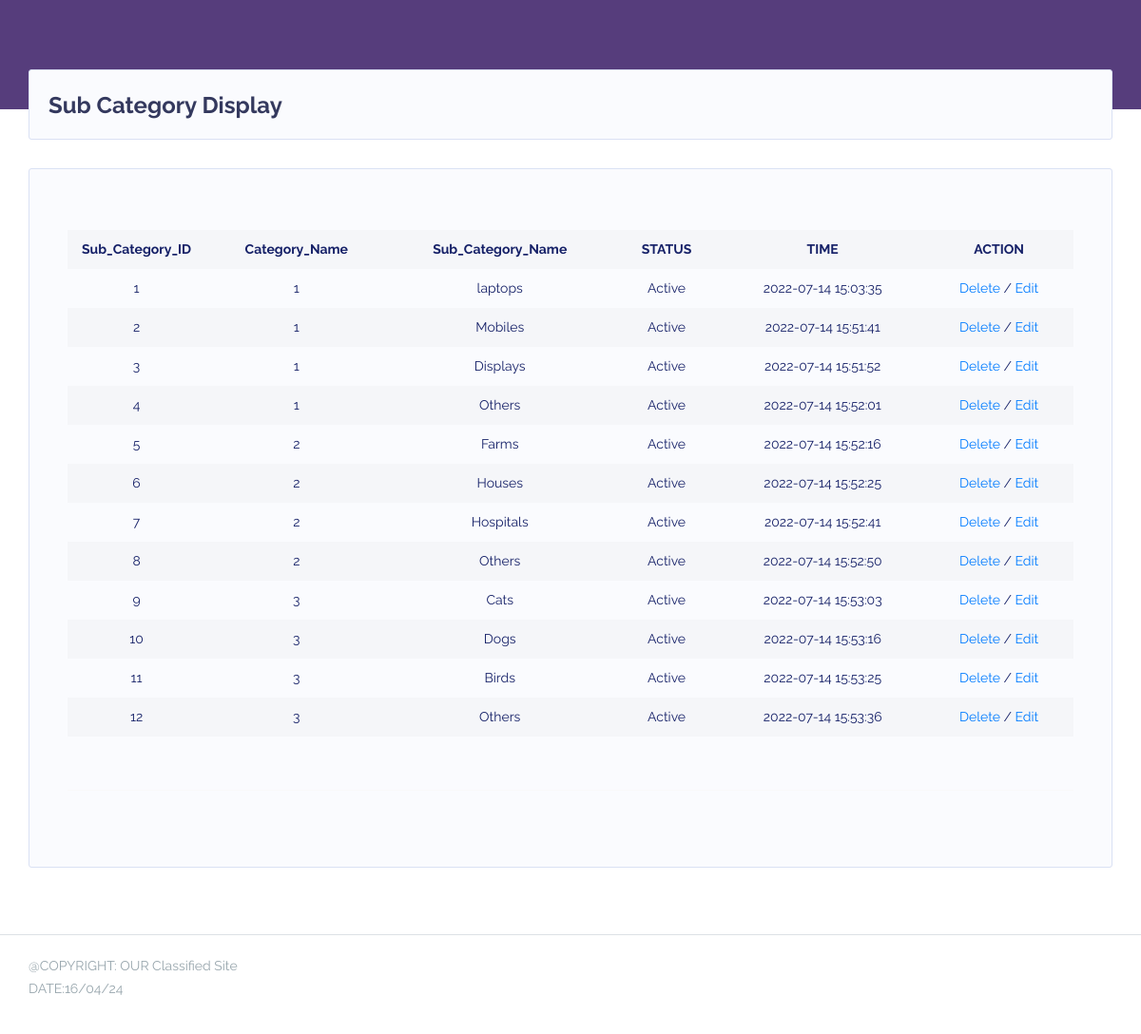
Page /admin/sub-cat-display-new.php (signed in) on the committed database.
### tables this page shows
CREATE TABLE `subcategory` (
  `sub_cat_id` int(10) NOT NULL,
  `cat_id` int(10) NOT NULL,
  `sub_cat_name` varchar(100) NOT NULL,
  `sub_status` varchar(100) NOT NULL,
  `time` timestamp NOT NULL DEFAULT CURRENT_TIMESTAMP
);

### admin/sub-cat-display-new.php (the view, shortened to what this page needs)
<?php
include "connection.php";
include "header-new.php";
?>
<!DOCTYPE html PUBLIC "-//W3C//DTD XHTML 1.0 Transitional//EN" "http://www.w3.org/TR/xhtml1/DTD/xhtml1-transitional.dtd">
<html xmlns="http://www.w3.org/1999/xhtml">
<head>
</head>
<body>
    <div class="main-content">
        <section class="section">
            <div class="section-header">
                <h1>Sub Category Display</h1>
            </div>
            <div class="section-body">
                <div class="invoice">
                    <div class="invoice-print">
                        <div class="row">
                            <div class="col-lg-12">
                        <div class="row mt-4">
                            <div class="col-md-12">
                                <div class="table-responsive">
                                   <table class="table table-striped table-hover table-md">
     										<tr>
                                            <th data-width="40">Sub_Category_ID</th>
                                            <th class="text-center">Category_Name</th>
											<th class="text-center">Sub_Category_Name</th>
											<th class="text-center">STATUS</th>
											<th class="text-center">TIME</th>
											<th class="text-center">ACTION</th>
                                        </tr>
										<?php
										$sql = "SELECT * FROM subcategory";
										$result = mysqli_query($conn,$sql);
										if(mysqli_num_rows($result)>0){
										while($row=mysqli_fetch_assoc($result)){
  										?>
  										<tr>
    									<td class="text-center"><?php echo $row["sub_cat_id"];?></td>
    									<td class="text-center"><?php echo $row["cat_id"];?></td>
										<td class="text-center"><?php echo $row["sub_cat_name"];?></td>
										<td class="text-center"><?php echo $row["sub_status"];?></td>
										<td class="text-center"><?php echo $row["time"];?></td>
    									<td  class="text-center"> <a href="sub-category-new.php?subcatid=<?php echo $row["sub_cat_id"];?>&action=delete">Delete</a> /
										<a href="sub-category-new.php?subcatid=<?php echo $row["sub_cat_id"];?>&action=update">Edit</a></td>
  									</tr>
										<?php
										}
										}
										else
										{
										?>
  										<tr>
    									<td  class="text-center" colspan="6">No Results</td>
  										</tr>
										<?php
										}
										?>
                                    </table>
                                </div>
                        </div>
                    </div>
                    <hr>
            </div>
        </section>
    </div>
    <footer class="main-footer">
        <div class="footer-left">
        <?php include "footer.php"; ?>
        </div>
    </footer>
</div>
</div>
</body>
</html>

### rows in the picture
subcategory: sub_cat_id "1", cat "1", sub_cat_name "laptops", sub_status "Active", time "2022-07-14 15:03:35"
subcategory: sub_cat_id "2", cat "1", sub_cat_name "Mobiles", sub_status "Active", time "2022-07-14 15:51:41"
subcategory: sub_cat_id "3", cat "1", sub_cat_name "Displays", sub_status "Active", time "2022-07-14 15:51:52"
subcategory: sub_cat_id "4", cat "1", sub_cat_name "Others", sub_status "Active", time "2022-07-14 15:52:01"
subcategory: sub_cat_id "5", cat "2", sub_cat_name "Farms", sub_status "Active", time "2022-07-14 15:52:16"
subcategory: sub_cat_id "6", cat "2", sub_cat_name "Houses", sub_status "Active", time "2022-07-14 15:52:25"
subcategory: sub_cat_id "7", cat "2", sub_cat_name "Hospitals", sub_status "Active", time "2022-07-14 15:52:41"
subcategory: sub_cat_id "8", cat "2", sub_cat_name "Others", sub_status "Active", time "2022-07-14 15:52:50"
subcategory: sub_cat_id "9", cat "3", sub_cat_name "Cats", sub_status "Active", time "2022-07-14 15:53:03"
subcategory: sub_cat_id "10", cat "3", sub_cat_name "Dogs", sub_status "Active", time "2022-07-14 15:53:16"
subcategory: sub_cat_id "11", cat "3", sub_cat_name "Birds", sub_status "Active", time "2022-07-14 15:53:25"
subcategory: sub_cat_id "12", cat "3", sub_cat_name "Others", sub_status "Active", time "2022-07-14 15:53:36"
